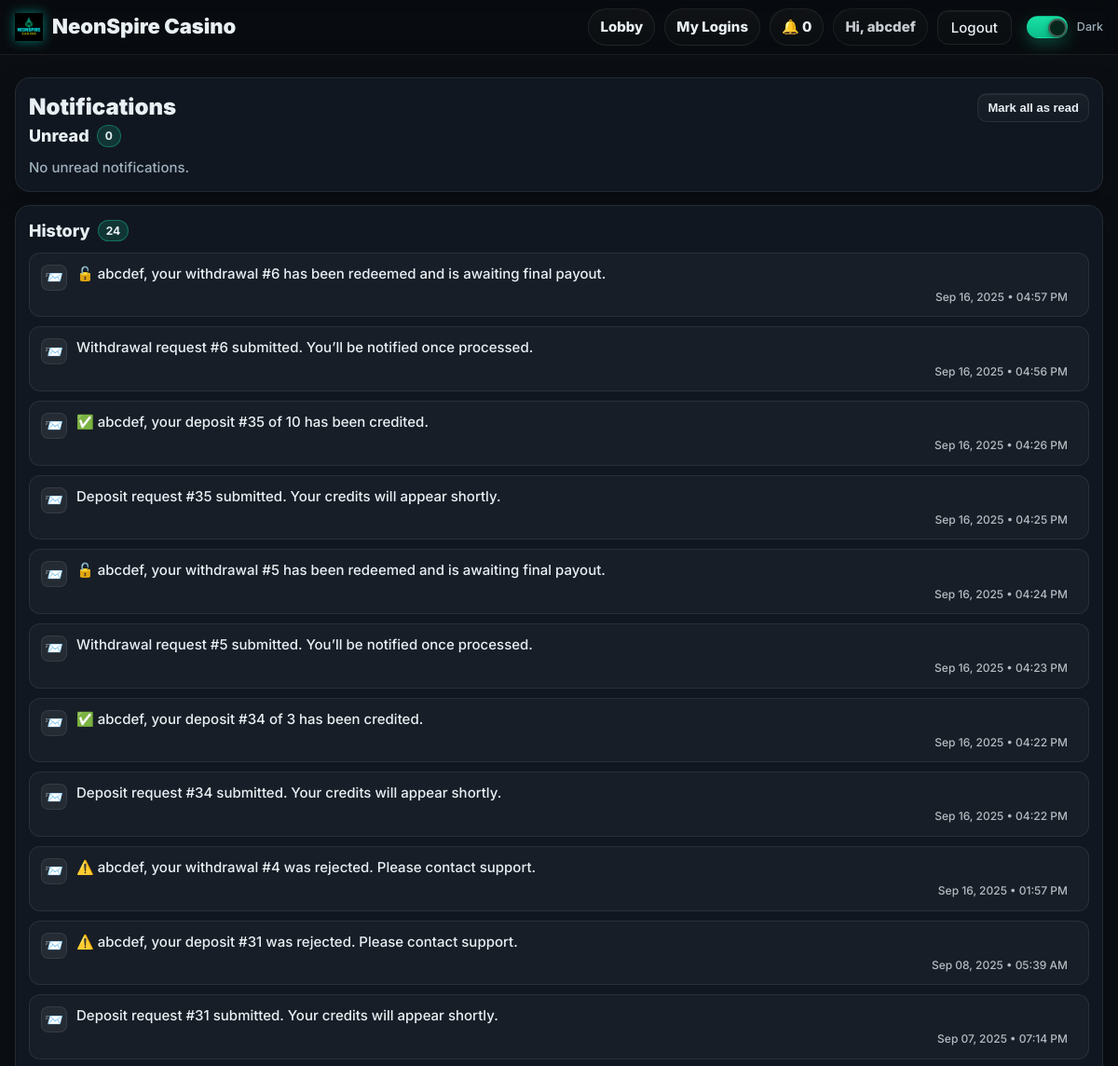
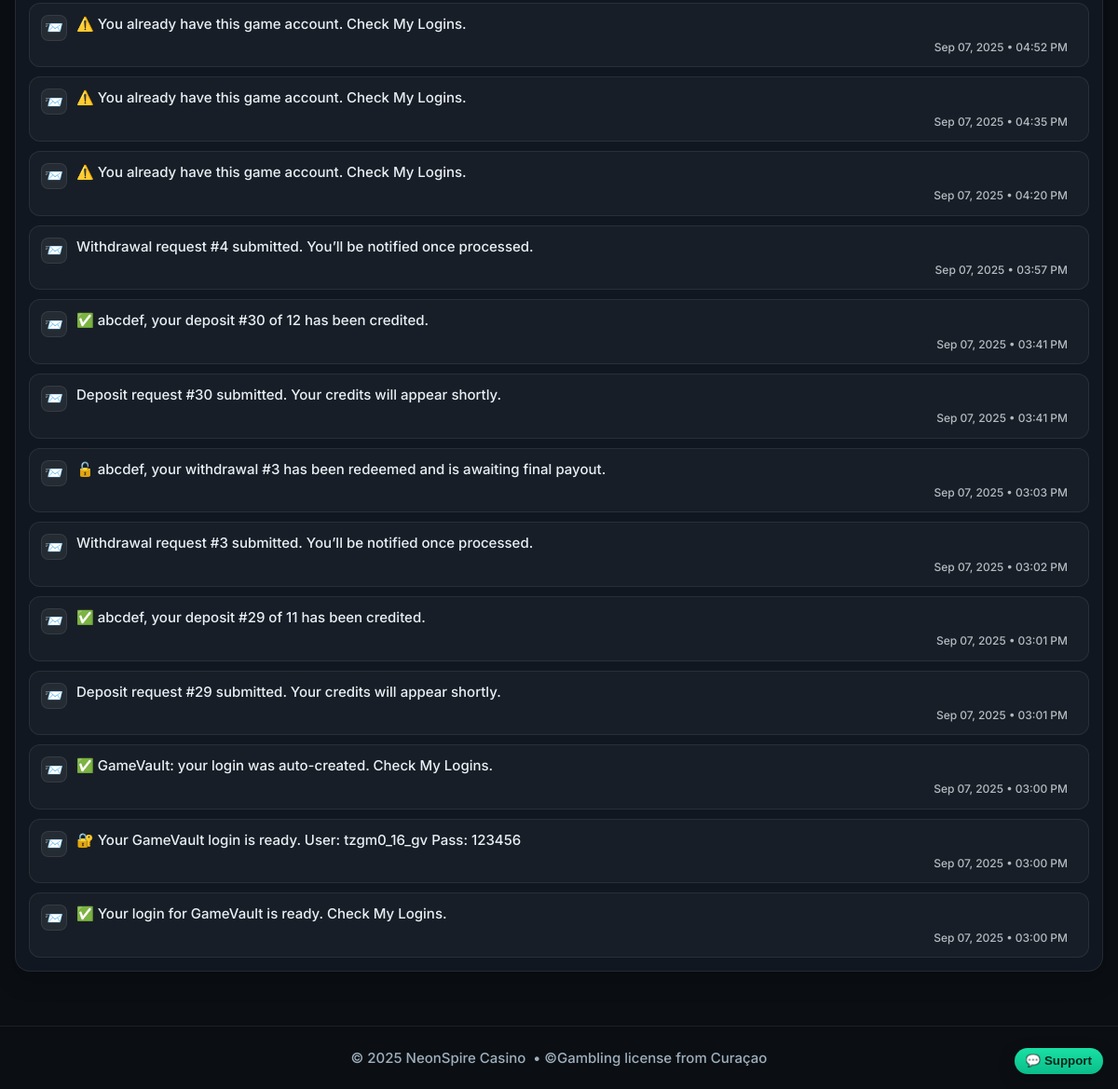
Page /notifications/ (signed in) on the committed database (2 pictures, top to bottom).
### models.py (models this page shows, shortened)
class User(db.Model, UserMixin):
    __tablename__ = "users"
    id = db.Column(db.Integer, primary_key=True)
    name = db.Column(db.String(120), nullable=False)
    email = db.Column(db.String(255), unique=True, nullable=False, index=True)
    mobile = db.Column(db.String(24), nullable=True, index=True)  # E.164
    password_hash = db.Column(db.String(255), nullable=False)
    role = db.Column(db.String(20), nullable=False, default="PLAYER")  # PLAYER | EMPLOYEE | ADMIN
    email_verified = db.Column(db.Boolean, default=False, index=True)
    email_verified_at = db.Column(db.DateTime, nullable=True)
    promo_seen = db.Column(db.Boolean, default=False, index=True)
    created_at = db.Column(db.DateTime, default=datetime.utcnow)

class Notification(db.Model):
    __tablename__ = "notifications"
    id = db.Column(db.Integer, primary_key=True)
    user_id = db.Column(db.Integer, db.ForeignKey("users.id"), nullable=False, index=True)
    message = db.Column(db.String(300), nullable=False)
    is_read = db.Column(db.Boolean, default=False, index=True)
    created_at = db.Column(db.DateTime, default=datetime.utcnow, index=True)

### notifications.py (the view)
@notify_bp.get("/")
@login_required
def list_notifications():
    unread = (Notification.query
              .filter_by(user_id=current_user.id, is_read=False)
              .order_by(Notification.created_at.desc())
              .all())
    history = (Notification.query
               .filter_by(user_id=current_user.id, is_read=True)
               .order_by(Notification.created_at.desc())
               .limit(50)
               .all())
    return render_template("notifications.html",
                           page_title="Notifications",
                           unread=unread, history=history)

### notifications.py (called while the page is built)
@notify_bp.before_request
def _guard():
    if not current_user.is_authenticated:
        return redirect(url_for("auth.login_get"))

### templates/notifications.html (shortened to what this page needs)
{% extends "base.html" %}
{% block content %}
<div class="shell n-page" style="margin-top:8px">
  <div class="panel">
    <div class="n-header">
      <div class="n-title">Notifications</div>
      <form method="post" action="{{ url_for('notifybp.mark_all_read') }}">
        <button class="btn btn-mini pill" type="submit" title="Mark all unread as read">Mark all as read</button>
      </form>
    </div>
    <div class="n-section-head">
      <div class="n-section-title">Unread</div>
      <span class="n-count">{{ unread|length if unread else 0 }}</span>
    </div>
    {% if unread %}
      <div class="n-list">
        {% for n in unread %}
          <div class="n-card n-card--unread">
            <div class="n-icon" aria-hidden="true">🔔</div>
            <div class="n-body">
              <div class="n-text">{{ n.message }}</div>
              {% if n.created_at %}
              <div class="n-meta">
                {{ n.created_at.strftime('%b %d, %Y • %I:%M %p') }}
              </div>
              {% endif %}
            </div>
            <div class="n-action">
              <form method="post" action="{{ url_for('notifybp.mark_read', note_id=n.id) }}">
                <button class="btn btn-mini" type="submit">Mark read</button>
              </form>
            </div>
          </div>
        {% endfor %}
      </div>
    {% else %}
      <div class="muted" style="margin-top:6px">No unread notifications.</div>
    {% endif %}
  </div>
  <div class="panel">
    <div class="n-section-head">
      <div class="n-section-title">History</div>
      <span class="n-count">{{ history|length if history else 0 }}</span>
    </div>
    {% if history %}
      <div class="n-list">
        {% for n in history %}
          <div class="n-card">
            <div class="n-icon" aria-hidden="true">📨</div>
            <div class="n-body">
              <div class="n-text">{{ n.message }}</div>
              {% if n.created_at %}
              <div class="n-meta">
                {{ n.created_at.strftime('%b %d, %Y • %I:%M %p') }}
              </div>
              {% endif %}
            </div>
          </div>
        {% endfor %}
      </div>
    {% else %}
      <div class="muted" style="margin-top:6px">No previous notifications.</div>
    {% endif %}
  </div>
</div>
{% endblock %}

### templates/base.html (shortened to what this page needs)
<!DOCTYPE html>
<html lang="en" data-theme="dark">
<head>
  <link rel="stylesheet" href="{{ url_for('static', filename='css/styles.css') }}?v=dm2">
</head>
<body>
  <header class="nav" style="position:sticky;top:0;z-index:50;background:rgba(0,0,0,.25);backdrop-filter:blur(8px);border-bottom:1px solid var(--stroke)">
    <div class="shell nav-inner" style="display:flex;align-items:center;justify-content:space-between;height:58px">
      <a href="{{ url_for('short_bp.lob_short') }}" class="brand" aria-label="NeonSpire Casino">
        <img class="brand-logo" src="{{ url_for('static', filename='img/logo.png') }}" alt="NeonSpire Casino">
        <span class="brand-text">NeonSpire Casino</span>
      </a>
      <nav class="nav-links" style="display:flex;align-items:center;gap:10px">
        {% if not current_user.is_authenticated or current_user.role == 'PLAYER' %}
          <a class="pill" href="{{ url_for('short_bp.lob_short') }}">Lobby</a>
        {% endif %}
        {% if current_user.is_authenticated %}
          {% if current_user.role == 'ADMIN' %}
            <a class="pill" href="{{ url_for('adminbp.admin_home') }}">Admin</a>
            <a class="pill" href="{{ url_for('adminbp.admin_players') }}">Players</a>
            <a class="pill" href="{{ url_for('adminbp.deposits_audit') }}">Deposits</a>
            <a class="pill" href="{{ url_for('adminbp.admin_users') }}">Employees</a>
          {% elif current_user.role == 'EMPLOYEE' %}
            <a class="pill" href="{{ url_for('employeebp.employee_home') }}">Employee</a>
          {% else %}
            <a class="pill" href="{{ url_for('short_bp.mylogin_clean') }}">My Logins</a>
          {% endif %}
          <a class="pill" href="{{ url_for('notifybp.list_notifications') }}">🔔 {{ unread_count or 0 }}</a>
          <span class="pill" style="pointer-events:none;opacity:.85">
            Hi, {{ current_user.name.split(' ')[0] if current_user.name else 'Player' }}
          </span>
          <a class="btn btn-ghost" href="{{ url_for('auth.logout') }}">Logout</a>
        {% else %}
          <a class="pill" href="{{ url_for('auth.login_get') }}">Login</a>
          <a class="btn btn-primary" href="{{ url_for('short_bp.reg_short') }}">Register</a>
        {% endif %}
        <label class="toggle" style="margin-left:6px">
          <span class="track"><span class="knob"></span></span>
          <span class="label">Dark</span>
        </label>
      </nav>
    </div>
  </header>
  <div class="hero-slot">
  </div>
  <main style="padding-bottom:20px">
    {% block content %}{% endblock %}
  </main>
  <footer class="shell footer"
          style="height:68px;border-top:1px solid var(--stroke);margin-top:24px;
                 display:flex;align-items:center;justify-content:center;">
    © {{ 2025 }} NeonSpire Casino &nbsp;•&nbsp;
    <span class="muted">©Gambling license from Curaçao </span>
  </footer>
  {% if current_user.is_authenticated and current_user.role == 'PLAYER' %}
    {% include "_dm_widget.html" %}
  {% endif %}
</body>
</html>

### templates/base.html (style rules this page uses)
.brand { display:flex; gap:10px; align-items:center; text-decoration:none; color:inherit; font-weight:900; font-size:22px }
.brand-logo { height:30px; width:auto; display:block; filter: drop-shadow(0 0 6px rgba(0,255,233,.45)); }
.hero-slot { position:relative; z-index:2; padding-top:12px; }
header.nav { overflow:visible; }

### rows in the picture
User: name "abcdef"
Notification: message "🔓 abcdef, your withdrawal #6 has been redeemed and is awaiting final payout.", created_at "Sep 16, 2025 • 04:57 PM"
Notification: message "Withdrawal request #6 submitted. You’ll be notified once processed.", created_at "Sep 16, 2025 • 04:56 PM"
Notification: message "✅ abcdef, your deposit #35 of 10 has been credited.", created_at "Sep 16, 2025 • 04:26 PM"
Notification: message "Deposit request #35 submitted. Your credits will appear shortly.", created_at "Sep 16, 2025 • 04:25 PM"
Notification: message "🔓 abcdef, your withdrawal #5 has been redeemed and is awaiting final payout.", created_at "Sep 16, 2025 • 04:24 PM"
Notification: message "Withdrawal request #5 submitted. You’ll be notified once processed.", created_at "Sep 16, 2025 • 04:23 PM"
Notification: message "✅ abcdef, your deposit #34 of 3 has been credited.", created_at "Sep 16, 2025 • 04:22 PM"
Notification: message "Deposit request #34 submitted. Your credits will appear shortly.", created_at "Sep 16, 2025 • 04:22 PM"
Notification: message "⚠️ abcdef, your withdrawal #4 was rejected. Please contact support.", created_at "Sep 16, 2025 • 01:57 PM"
Notification: message "⚠️ abcdef, your deposit #31 was rejected. Please contact support.", created_at "Sep 08, 2025 • 05:39 AM"
Notification: message "Deposit request #31 submitted. Your credits will appear shortly.", created_at "Sep 07, 2025 • 07:14 PM"
Notification: message "⚠️ You already have this game account. Check My Logins.", created_at "Sep 07, 2025 • 04:52 PM"
Notification: message "⚠️ You already have this game account. Check My Logins.", created_at "Sep 07, 2025 • 04:35 PM"
Notification: message "⚠️ You already have this game account. Check My Logins.", created_at "Sep 07, 2025 • 04:20 PM"
Notification: message "Withdrawal request #4 submitted. You’ll be notified once processed.", created_at "Sep 07, 2025 • 03:57 PM"
Notification: message "✅ abcdef, your deposit #30 of 12 has been credited.", created_at "Sep 07, 2025 • 03:41 PM"
Notification: message "Deposit request #30 submitted. Your credits will appear shortly.", created_at "Sep 07, 2025 • 03:41 PM"
Notification: message "🔓 abcdef, your withdrawal #3 has been redeemed and is awaiting final payout.", created_at "Sep 07, 2025 • 03:03 PM"
Notification: message "Withdrawal request #3 submitted. You’ll be notified once processed.", created_at "Sep 07, 2025 • 03:02 PM"
Notification: message "✅ abcdef, your deposit #29 of 11 has been credited.", created_at "Sep 07, 2025 • 03:01 PM"
Notification: message "Deposit request #29 submitted. Your credits will appear shortly.", created_at "Sep 07, 2025 • 03:01 PM"
Notification: message "✅ GameVault: your login was auto-created. Check My Logins.", created_at "Sep 07, 2025 • 03:00 PM"
Notification: message "🔐 Your GameVault login is ready. User: tzgm0_16_gv Pass: 123456", created_at "Sep 07, 2025 • 03:00 PM"
Notification: message "✅ Your login for GameVault is ready. Check My Logins.", created_at "Sep 07, 2025 • 03:00 PM"

### other values in the picture
{{ unread_count or 0 }} "0"
{{ unread|length if unread else 0 }} "0"
{{ history|length if history else 0 }} "24"
{{ 2025 }} "2025"
